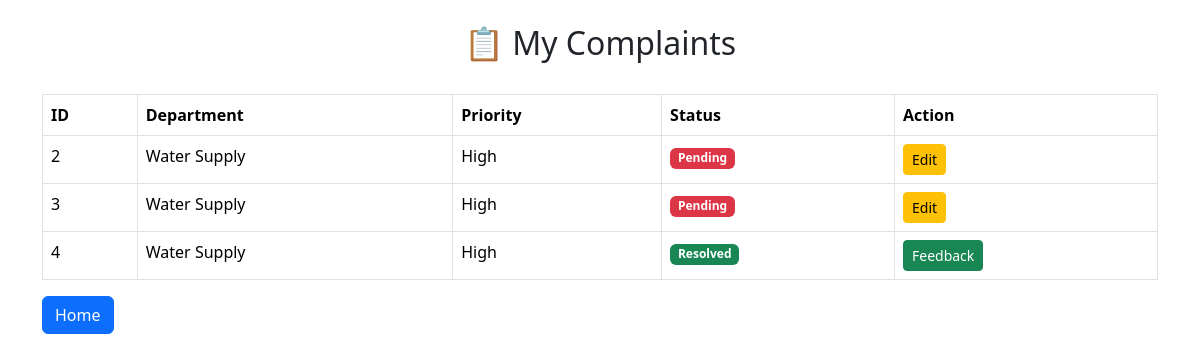
The app's page /my_complaints (signed in) with its own data.
### tables this page shows
CREATE TABLE complaints(
        id INTEGER PRIMARY KEY AUTOINCREMENT,
        user_id INTEGER,
        name TEXT,
        email TEXT,
        mobile TEXT,
        department TEXT,
        ward TEXT,
        priority TEXT,
        complaint TEXT,
        status TEXT DEFAULT 'Pending',
        created_at TEXT
    );

### app.py (the view)
@app.route("/my_complaints")
def my_complaints():
    user_id = session["user_id"]
    conn = sqlite3.connect("database.db")
    conn.row_factory = sqlite3.Row
    cursor = conn.cursor()
    cursor.execute(
        "SELECT * FROM complaints WHERE user_id=?",
        (user_id,)
    )
    complaints = cursor.fetchall()
    conn.close()
    return render_template(
        "my_complaints.html",
        complaints=complaints
    )

### templates/my_complaints.html (shortened to what this page needs)
<!DOCTYPE html>
<html>
<head>
<link href="https://cdn.jsdelivr.net/npm/bootstrap@5.3.3/dist/css/bootstrap.min.css"
rel="stylesheet">
</head>
<body>
<div class="container mt-4">
<h2 class="text-center">
📋 My Complaints
</h2>
<br>
<table class="table table-bordered">
<tr>
<th>ID</th>
<th>Department</th>
<th>Priority</th>
<th>Status</th>
<th>Action</th>
</tr>
{% for complaint in complaints %}
<tr>
<td>{{ complaint["id"] }}</td>
<td>{{ complaint["department"] }}</td>
<td>{{ complaint["priority"] }}</td>
<td>
{% if complaint["status"]=="Pending" %}
<span class="badge bg-danger">
Pending
</span>
{% else %}
<span class="badge bg-success">
Resolved
</span>
{% endif %}
</td>
<td>
{% if complaint["status"]=="Pending" %}
<a href="/edit/{{ complaint['id'] }}"
class="btn btn-warning btn-sm">
Edit
</a>
{% endif %}
{% if complaint["status"]=="Resolved" %}
<a href="/feedback/{{ complaint['id'] }}"
class="btn btn-success btn-sm">
Feedback
</a>
{% endif %}
</td>
</tr>
{% endfor %}
</table>
<a href="/"
class="btn btn-primary">
Home
</a>
</div>
</body>
</html>

### records on screen
complaints: id "2", department "Water Supply", priority "High", status "Pending"
complaints: id "3", department "Water Supply", priority "High", status "Pending"
complaints: id "4", department "Water Supply", priority "High", status "Resolved"
